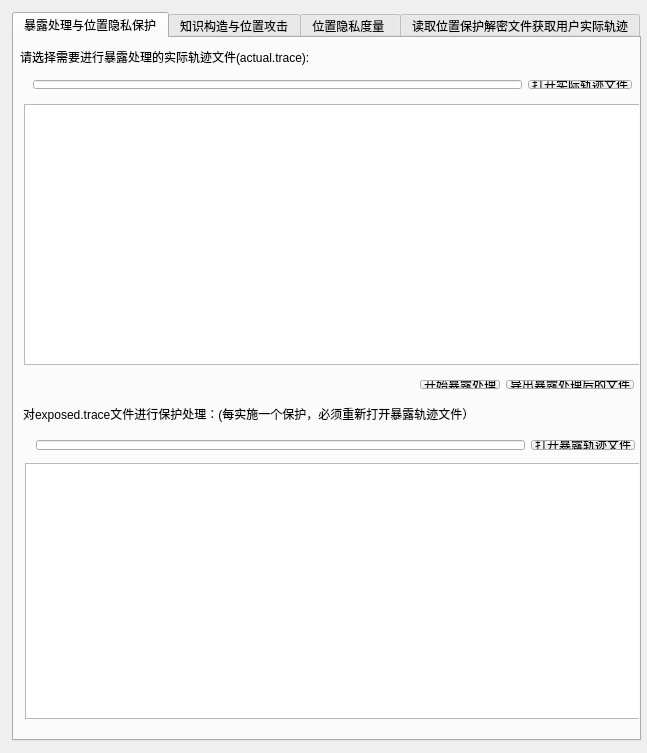
<?xml version="1.0" encoding="UTF-8"?>
<ui version="4.0">
 <class>MainWindow</class>
 <widget class="QMainWindow" name="MainWindow">
  <property name="geometry">
   <rect>
    <x>0</x>
    <y>0</y>
    <width>647</width>
    <height>753</height>
   </rect>
  </property>
  <property name="windowTitle">
   <string>位置隐私量化模拟器</string>
  </property>
  <widget class="QWidget" name="centralWidget">
   <widget class="QWidget" name="layoutWidget">
    <property name="geometry">
     <rect>
      <x>1</x>
      <y>1</y>
      <width>651</width>
      <height>751</height>
     </rect>
    </property>
    <layout class="QVBoxLayout" name="verticalLayout">
     <item>
      <widget class="QTabWidget" name="tabWidget">
       <property name="currentIndex">
        <number>0</number>
       </property>
       <widget class="QWidget" name="tab_1">
        <attribute name="title">
         <string>暴露处理与位置隐私保护</string>
        </attribute>
        <widget class="QLabel" name="label_7">
         <property name="geometry">
          <rect>
           <x>6</x>
           <y>8</y>
           <width>401</width>
           <height>21</height>
          </rect>
         </property>
         <property name="text">
          <string>请选择需要进行暴露处理的实际轨迹文件(actual.trace):</string>
         </property>
        </widget>
        <widget class="QWidget" name="horizontalLayoutWidget_9">
         <property name="geometry">
          <rect>
           <x>8</x>
           <y>31</y>
           <width>621</width>
           <height>31</height>
          </rect>
         </property>
         <layout class="QHBoxLayout" name="horizontalLayout_9">
          <item>
           <widget class="QLineEdit" name="lineEdit_5"/>
          </item>
          <item>
           <widget class="QPushButton" name="pushButton_9">
            <property name="text">
             <string>打开实际轨迹文件</string>
            </property>
           </widget>
          </item>
         </layout>
        </widget>
        <widget class="QTableWidget" name="tableWidget">
         <property name="geometry">
          <rect>
           <x>10</x>
           <y>66</y>
           <width>621</width>
           <height>261</height>
          </rect>
         </property>
        </widget>
        <widget class="QWidget" name="horizontalLayoutWidget_10">
         <property name="geometry">
          <rect>
           <x>10</x>
           <y>331</y>
           <width>621</width>
           <height>31</height>
          </rect>
         </property>
         <layout class="QHBoxLayout" name="horizontalLayout_12" stretch="0,0,0">
          <item>
           <spacer name="horizontalSpacer_7">
            <property name="orientation">
             <enum>Qt::Horizontal</enum>
            </property>
            <property name="sizeHint" stdset="0">
             <size>
              <width>40</width>
              <height>20</height>
             </size>
            </property>
           </spacer>
          </item>
          <item>
           <widget class="QPushButton" name="pushButton_12">
            <property name="text">
             <string>开始暴露处理</string>
            </property>
           </widget>
          </item>
          <item>
           <widget class="QPushButton" name="pushButton_20">
            <property name="text">
             <string>导出暴露处理后的文件</string>
            </property>
           </widget>
          </item>
         </layout>
        </widget>
        <widget class="QWidget" name="horizontalLayoutWidget_11">
         <property name="geometry">
          <rect>
           <x>11</x>
           <y>391</y>
           <width>621</width>
           <height>32</height>
          </rect>
         </property>
         <layout class="QHBoxLayout" name="horizontalLayout_13">
          <item>
           <widget class="QLineEdit" name="lineEdit_6"/>
          </item>
          <item>
           <widget class="QPushButton" name="pushButton_13">
            <property name="text">
             <string>打开暴露轨迹文件</string>
            </property>
           </widget>
          </item>
         </layout>
        </widget>
        <widget class="QLabel" name="label_8">
         <property name="geometry">
          <rect>
           <x>9</x>
           <y>368</y>
           <width>621</width>
           <height>16</height>
          </rect>
         </property>
         <property name="text">
          <string>对exposed.trace文件进行保护处理：(每实施一个保护，必须重新打开暴露轨迹文件）</string>
         </property>
        </widget>
        <widget class="QWidget" name="horizontalLayoutWidget_12">
         <property name="geometry">
          <rect>
           <x>11</x>
           <y>690</y>
           <width>621</width>
           <height>31</height>
          </rect>
         </property>
         <layout class="QHBoxLayout" name="horizontalLayout_14">
          <item>
           <widget class="QPushButton" name="pushButton_14">
            <property name="text">
             <string>位置扰动保护</string>
            </property>
           </widget>
          </item>
          <item>
           <widget class="QPushButton" name="pushButton_15">
            <property name="text">
             <string>假位置注入保护</string>
            </property>
           </widget>
          </item>
          <item>
           <widget class="QPushButton" name="pushButton_16">
            <property name="text">
             <string>位置隐匿保护</string>
            </property>
           </widget>
          </item>
          <item>
           <widget class="QPushButton" name="pushButton_17">
            <property name="text">
             <string>K匿名保护</string>
            </property>
           </widget>
          </item>
         </layout>
        </widget>
        <widget class="QTableWidget" name="tableWidget_3">
         <property name="geometry">
          <rect>
           <x>11</x>
           <y>425</y>
           <width>621</width>
           <height>256</height>
          </rect>
         </property>
        </widget>
       </widget>
       <widget class="QWidget" name="tab_2">
        <attribute name="title">
         <string>知识构造与位置攻击</string>
        </attribute>
        <widget class="QWidget" name="horizontalLayoutWidget">
         <property name="geometry">
          <rect>
           <x>10</x>
           <y>34</y>
           <width>621</width>
           <height>31</height>
          </rect>
         </property>
         <layout class="QHBoxLayout" name="horizontalLayout">
          <item>
           <widget class="QLineEdit" name="lineEdit"/>
          </item>
          <item>
           <widget class="QPushButton" name="pushButton">
            <property name="text">
             <string>打开学习轨迹文件</string>
            </property>
           </widget>
          </item>
         </layout>
        </widget>
        <widget class="QLabel" name="label">
         <property name="geometry">
          <rect>
           <x>10</x>
           <y>4</y>
           <width>391</width>
           <height>29</height>
          </rect>
         </property>
         <property name="text">
          <string>请选择学习轨迹(对learning.trace进行知识构造处理)：</string>
         </property>
        </widget>
        <widget class="QWidget" name="horizontalLayoutWidget_2">
         <property name="geometry">
          <rect>
           <x>10</x>
           <y>380</y>
           <width>621</width>
           <height>32</height>
          </rect>
         </property>
         <layout class="QHBoxLayout" name="horizontalLayout_4">
          <item>
           <widget class="QLineEdit" name="lineEdit_2"/>
          </item>
          <item>
           <widget class="QPushButton" name="pushButton_2">
            <property name="text">
             <string>打开暴露轨迹文件</string>
            </property>
           </widget>
          </item>
          <item>
           <widget class="QPushButton" name="pushButton_4">
            <property name="text">
             <string>开始攻击</string>
            </property>
           </widget>
          </item>
         </layout>
        </widget>
        <widget class="QWidget" name="horizontalLayoutWidget_3">
         <property name="geometry">
          <rect>
           <x>10</x>
           <y>333</y>
           <width>621</width>
           <height>31</height>
          </rect>
         </property>
         <layout class="QHBoxLayout" name="horizontalLayout_5" stretch="0,0">
          <item>
           <spacer name="horizontalSpacer">
            <property name="orientation">
             <enum>Qt::Horizontal</enum>
            </property>
            <property name="sizeHint" stdset="0">
             <size>
              <width>40</width>
              <height>20</height>
             </size>
            </property>
           </spacer>
          </item>
          <item>
           <widget class="QPushButton" name="pushButton_3">
            <property name="text">
             <string>开始知识构建</string>
            </property>
           </widget>
          </item>
         </layout>
        </widget>
        <widget class="QLabel" name="label_3">
         <property name="geometry">
          <rect>
           <x>10</x>
           <y>361</y>
           <width>451</width>
           <height>16</height>
          </rect>
         </property>
         <property name="text">
          <string>请选择被保护的暴露轨迹文件(针对protect.trace文件进行攻击)：</string>
         </property>
        </widget>
        <widget class="QTableWidget" name="tableWidget_4">
         <property name="geometry">
          <rect>
           <x>10</x>
           <y>70</y>
           <width>621</width>
           <height>261</height>
          </rect>
         </property>
        </widget>
        <widget class="QTableWidget" name="tableWidget_5">
         <property name="geometry">
          <rect>
           <x>10</x>
           <y>420</y>
           <width>621</width>
           <height>291</height>
          </rect>
         </property>
        </widget>
       </widget>
       <widget class="QWidget" name="tab_4">
        <attribute name="title">
         <string>位置隐私度量 </string>
        </attribute>
        <widget class="QWidget" name="horizontalLayoutWidget_13">
         <property name="geometry">
          <rect>
           <x>4</x>
           <y>30</y>
           <width>631</width>
           <height>31</height>
          </rect>
         </property>
         <layout class="QHBoxLayout" name="horizontalLayout_15">
          <item>
           <widget class="QLineEdit" name="lineEdit_7"/>
          </item>
          <item>
           <widget class="QPushButton" name="pushButton_18">
            <property name="text">
             <string>打开实际轨迹文件</string>
            </property>
           </widget>
          </item>
         </layout>
        </widget>
        <widget class="QWidget" name="horizontalLayoutWidget_16">
         <property name="geometry">
          <rect>
           <x>4</x>
           <y>100</y>
           <width>631</width>
           <height>32</height>
          </rect>
         </property>
         <layout class="QHBoxLayout" name="horizontalLayout_18">
          <item>
           <widget class="QLineEdit" name="lineEdit_8"/>
          </item>
          <item>
           <widget class="QPushButton" name="pushButton_24">
            <property name="text">
             <string>打开攻击轨迹文件</string>
            </property>
           </widget>
          </item>
         </layout>
        </widget>
        <widget class="QLabel" name="label_9">
         <property name="geometry">
          <rect>
           <x>4</x>
           <y>9</y>
           <width>331</width>
           <height>16</height>
          </rect>
         </property>
         <property name="text">
          <string>请选择需要度量的实际轨迹文件(actual.trace):</string>
         </property>
        </widget>
        <widget class="QLabel" name="label_10">
         <property name="geometry">
          <rect>
           <x>4</x>
           <y>80</y>
           <width>351</width>
           <height>16</height>
          </rect>
         </property>
         <property name="text">
          <string>请选择攻击方相应的攻击轨迹文件(attack.trace):</string>
         </property>
        </widget>
        <widget class="QWidget" name="horizontalLayoutWidget_5">
         <property name="geometry">
          <rect>
           <x>4</x>
           <y>138</y>
           <width>631</width>
           <height>31</height>
          </rect>
         </property>
         <layout class="QHBoxLayout" name="horizontalLayout_3" stretch="0,5,0,0,0">
          <item>
           <widget class="QLabel" name="label_4">
            <property name="text">
             <string>请选择度量类型：</string>
            </property>
           </widget>
          </item>
          <item>
           <widget class="QComboBox" name="comboBox_2"/>
          </item>
          <item>
           <widget class="QLabel" name="label_5">
            <property name="text">
             <string>请选择要度量的用户：</string>
            </property>
           </widget>
          </item>
          <item>
           <widget class="QComboBox" name="comboBox_4"/>
          </item>
          <item>
           <widget class="QPushButton" name="pushButton_21">
            <property name="text">
             <string>开始度量</string>
            </property>
           </widget>
          </item>
         </layout>
        </widget>
        <widget class="QWidget" name="horizontalLayoutWidget_6">
         <property name="geometry">
          <rect>
           <x>4</x>
           <y>176</y>
           <width>631</width>
           <height>31</height>
          </rect>
         </property>
         <layout class="QHBoxLayout" name="horizontalLayout_6" stretch="0,10,10">
          <item>
           <widget class="QLabel" name="label_6">
            <property name="text">
             <string>轨迹度量结果|</string>
            </property>
           </widget>
          </item>
          <item>
           <widget class="QLabel" name="label_13">
            <property name="text">
             <string>轨迹吻合度：%</string>
            </property>
           </widget>
          </item>
          <item>
           <widget class="QLabel" name="label_15">
            <property name="text">
             <string>平均位置距离：</string>
            </property>
           </widget>
          </item>
         </layout>
        </widget>
        <widget class="QWidget" name="horizontalLayoutWidget_7">
         <property name="geometry">
          <rect>
           <x>4</x>
           <y>199</y>
           <width>631</width>
           <height>31</height>
          </rect>
         </property>
         <layout class="QHBoxLayout" name="horizontalLayout_7" stretch="0,10">
          <item>
           <widget class="QLabel" name="label_18">
            <property name="text">
             <string>熵度量结果|</string>
            </property>
           </widget>
          </item>
          <item>
           <widget class="QLabel" name="label_17">
            <property name="text">
             <string>轨迹平均熵(范围为0~1之间，熵越高，隐私水平越高)：</string>
            </property>
           </widget>
          </item>
         </layout>
        </widget>
        <widget class="QWidget" name="verticalLayoutWidget">
         <property name="geometry">
          <rect>
           <x>4</x>
           <y>252</y>
           <width>631</width>
           <height>471</height>
          </rect>
         </property>
         <layout class="QVBoxLayout" name="verticalLayout_2" stretch="0">
          <item>
           <widget class="QStackedWidget" name="stackedWidget">
            <property name="currentIndex">
             <number>0</number>
            </property>
            <widget class="QWidget" name="page"/>
            <widget class="QWidget" name="page_2"/>
           </widget>
          </item>
         </layout>
        </widget>
        <widget class="QLabel" name="label_19">
         <property name="geometry">
          <rect>
           <x>5</x>
           <y>232</y>
           <width>629</width>
           <height>15</height>
          </rect>
         </property>
         <property name="text">
          <string>轨迹度量大致图像：                 蓝线为实际轨迹、红线为攻击轨迹</string>
         </property>
        </widget>
       </widget>
       <widget class="QWidget" name="tab_5">
        <attribute name="title">
         <string>读取位置保护解密文件获取用户实际轨迹</string>
        </attribute>
        <widget class="QLabel" name="label_11">
         <property name="geometry">
          <rect>
           <x>10</x>
           <y>60</y>
           <width>351</width>
           <height>16</height>
          </rect>
         </property>
         <property name="text">
          <string>请选择位置保护文件（key或TruePosition或Kmap）:</string>
         </property>
        </widget>
        <widget class="QWidget" name="horizontalLayoutWidget_17">
         <property name="geometry">
          <rect>
           <x>10</x>
           <y>690</y>
           <width>621</width>
           <height>31</height>
          </rect>
         </property>
         <layout class="QHBoxLayout" name="horizontalLayout_19">
          <item>
           <widget class="QPushButton" name="pushButton_22">
            <property name="text">
             <string>还原位置扰动保护</string>
            </property>
           </widget>
          </item>
          <item>
           <widget class="QPushButton" name="pushButton_23">
            <property name="text">
             <string>还原假位置注入保护</string>
            </property>
           </widget>
          </item>
          <item>
           <widget class="QPushButton" name="pushButton_26">
            <property name="text">
             <string>还原位置隐匿保护</string>
            </property>
           </widget>
          </item>
          <item>
           <widget class="QPushButton" name="pushButton_27">
            <property name="text">
             <string>还原K匿名保护</string>
            </property>
           </widget>
          </item>
         </layout>
        </widget>
        <widget class="QWidget" name="horizontalLayoutWidget_18">
         <property name="geometry">
          <rect>
           <x>10</x>
           <y>80</y>
           <width>621</width>
           <height>32</height>
          </rect>
         </property>
         <layout class="QHBoxLayout" name="horizontalLayout_20">
          <item>
           <widget class="QLineEdit" name="lineEdit_9"/>
          </item>
          <item>
           <widget class="QComboBox" name="comboBox_3"/>
          </item>
          <item>
           <widget class="QPushButton" name="pushButton_25">
            <property name="text">
             <string>打开位置保护密钥文件</string>
            </property>
           </widget>
          </item>
         </layout>
        </widget>
        <widget class="QLabel" name="label_12">
         <property name="geometry">
          <rect>
           <x>10</x>
           <y>9</y>
           <width>331</width>
           <height>16</height>
          </rect>
         </property>
         <property name="text">
          <string>请选择需要还原的轨迹文件(protect.trace):</string>
         </property>
        </widget>
        <widget class="QWidget" name="horizontalLayoutWidget_14">
         <property name="geometry">
          <rect>
           <x>10</x>
           <y>30</y>
           <width>621</width>
           <height>31</height>
          </rect>
         </property>
         <layout class="QHBoxLayout" name="horizontalLayout_16">
          <item>
           <widget class="QLineEdit" name="lineEdit_10"/>
          </item>
          <item>
           <widget class="QPushButton" name="pushButton_19">
            <property name="text">
             <string>打开保护轨迹文件</string>
            </property>
           </widget>
          </item>
         </layout>
        </widget>
        <widget class="QTableWidget" name="tableWidget_2">
         <property name="geometry">
          <rect>
           <x>10</x>
           <y>120</y>
           <width>621</width>
           <height>561</height>
          </rect>
         </property>
        </widget>
       </widget>
      </widget>
     </item>
    </layout>
   </widget>
  </widget>
 </widget>
 <layoutdefault spacing="6" margin="11"/>
 <resources/>
 <connections/>
</ui>
